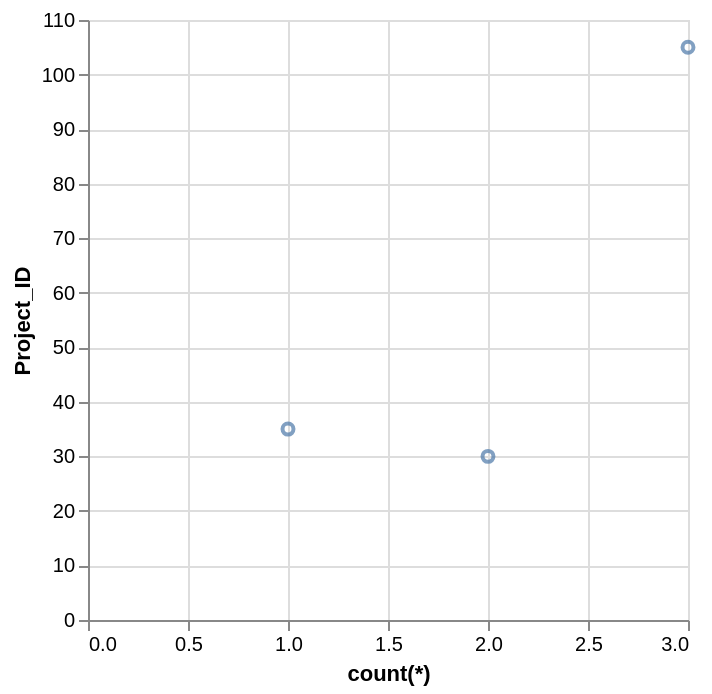

Express this chart as Vega-Lite.
### Vega-Lite specification from a JSON file in a GitHub repository (floating-point values rounded to 4 significant figures)
{"data": {"values": [{"x_data": 2, "y_data": 30}, {"x_data": 1, "y_data": 35}, {"x_data": 3, "y_data": 105}]}, "mark": "point", "encoding": {"x": {"field": "x_data", "type": "quantitative", "title": "count(*)"}, "y": {"field": "y_data", "type": "quantitative", "title": "Project_ID"}}}
